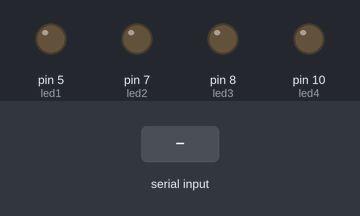
This sketch was run on a simulated Arduino Uno, built with avr-gcc and run on an emulated ATmega328P. Shown: output pins drawn as LEDs (lit = HIGH). The test bench sets the inputs (shaded band).

Above: at 1.2 s.
1.3 s: "4" received over Serial
At 2.5 s:
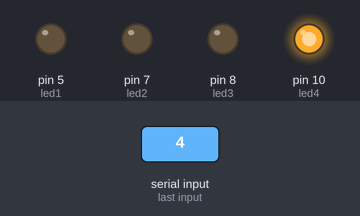
2.8 s: "3" received over Serial
At 3.9 s:
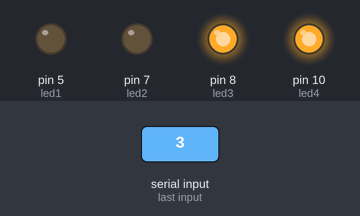
4.3 s: "R" received over Serial
At 5.0 s:
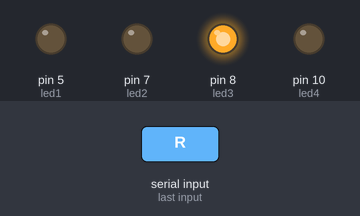
5.8 s: "2" received over Serial
At 6.2 s:
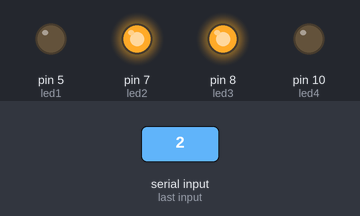
7.3 s: "E" received over Serial
At 8.5 s:
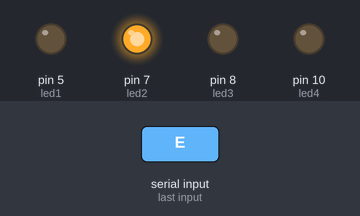
8.8 s: "1" received over Serial
At 9.6 s:
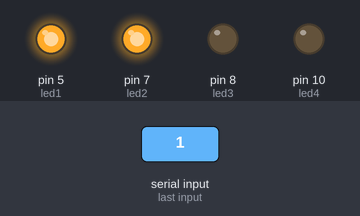
Timing chart, 0 to 11.3 s (numbered marks = the images above; inputs shaded):
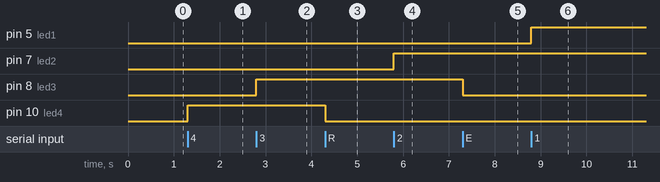

The sketch:

APP_LED_TEMP_UJMI.ino
```cpp
#include<dht11.h>

dht11 sensor;
int led1 = 5;
int led2 = 7;
int led3 = 8;
int led4 = 10;
void setup()
{
  Serial.begin(9600);
  pinMode(led1, OUTPUT);
  pinMode(led2, OUTPUT);
  pinMode(led3, OUTPUT);
  pinMode(led4, OUTPUT);
}

void loop()
{

  if (Serial.available())
  {

    int c = Serial.read();
    if (c == 'R')
    {
      digitalWrite(led4, LOW);
    }
     if (c == 'E')
    {
      digitalWrite(led3, LOW);
    }
     if (c == 'W')
    {
      digitalWrite(led2, LOW);
    }
     if (c == 'Q')
    {
      digitalWrite(led1, LOW);
    }
    else if (c == '4')
    {

      digitalWrite(led4, HIGH);
    }
    if (c == '3')
    {
      digitalWrite(led3, HIGH);
    }
    if (c == '2')
    {
      digitalWrite(led2, HIGH);
    }
     if (c == '1')
    {
      digitalWrite(led1, HIGH);
    }
    if (c == 'T')
    {
      int chk = sensor.read(2);
      Serial.print("    ");
      Serial.print("Temperatura (C): ");
      Serial.println((float)sensor.temperature, 2);
      Serial.print("    ");
      Serial.print("Umidade (%): ");
      Serial.println((float)sensor.humidity, 2);


    }

  }
}
```

Measured:
- after the input at 1.3 s, pin 10 (led4): LOW → HIGH at once
- after the input at 2.8 s, pin 8 (led3): LOW → HIGH at once
- after the input at 4.3 s, pin 10 (led4): HIGH → LOW at once
- after the input at 5.8 s, pin 7 (led2): LOW → HIGH at once
- after the input at 7.3 s, pin 8 (led3): HIGH → LOW at once
- after the input at 8.8 s, pin 5 (led1): LOW → HIGH at once
